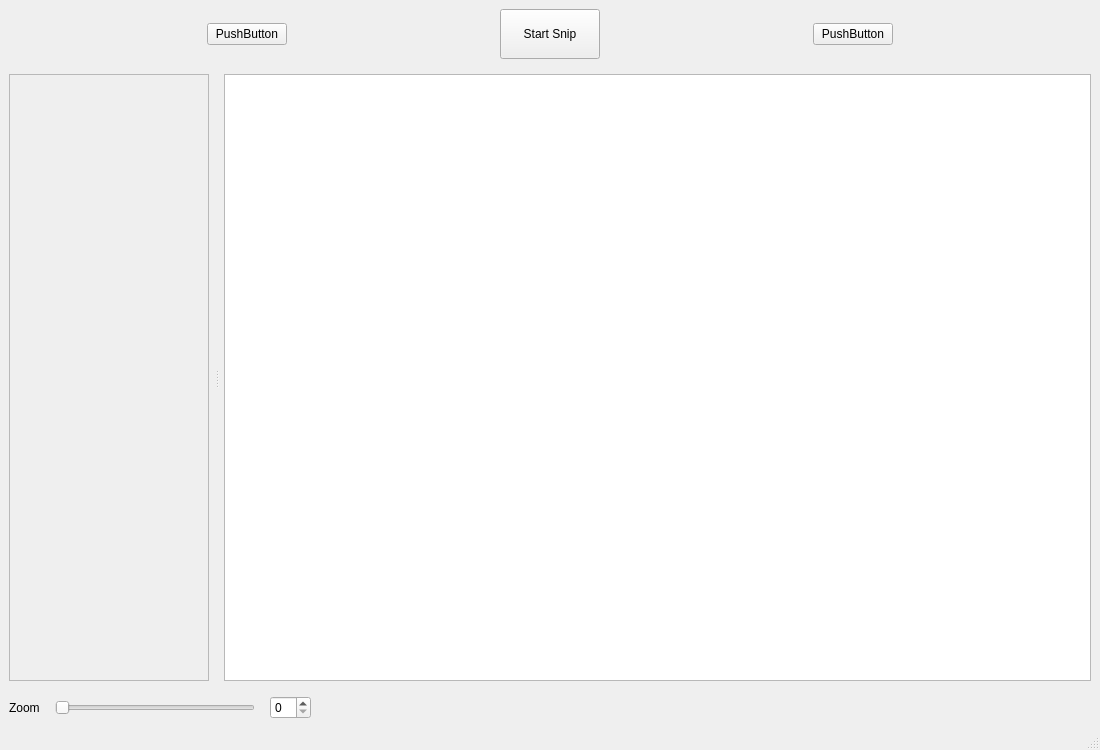
<?xml version="1.0" encoding="UTF-8"?>
<ui version="4.0">
 <class>MainWindow</class>
 <widget class="QMainWindow" name="MainWindow">
  <property name="geometry">
   <rect>
    <x>0</x>
    <y>0</y>
    <width>1100</width>
    <height>750</height>
   </rect>
  </property>
  <property name="minimumSize">
   <size>
    <width>1100</width>
    <height>750</height>
   </size>
  </property>
  <property name="windowTitle">
   <string>MainWindow</string>
  </property>
  <widget class="QWidget" name="centralwidget">
   <layout class="QVBoxLayout" name="verticalLayout_3">
    <item>
     <layout class="QVBoxLayout" name="verticalLayout" stretch="1,8,0">
      <property name="spacing">
       <number>15</number>
      </property>
      <item>
       <layout class="QHBoxLayout" name="horizontalLayout">
        <item>
         <spacer name="horizontalSpacer">
          <property name="orientation">
           <enum>Qt::Horizontal</enum>
          </property>
          <property name="sizeHint" stdset="0">
           <size>
            <width>40</width>
            <height>20</height>
           </size>
          </property>
         </spacer>
        </item>
        <item>
         <widget class="QPushButton" name="pushButton">
          <property name="text">
           <string>PushButton</string>
          </property>
         </widget>
        </item>
        <item>
         <spacer name="horizontalSpacer_3">
          <property name="orientation">
           <enum>Qt::Horizontal</enum>
          </property>
          <property name="sizeHint" stdset="0">
           <size>
            <width>40</width>
            <height>20</height>
           </size>
          </property>
         </spacer>
        </item>
        <item>
         <widget class="QPushButton" name="pushButton_3">
          <property name="minimumSize">
           <size>
            <width>100</width>
            <height>50</height>
           </size>
          </property>
          <property name="text">
           <string>Start Snip</string>
          </property>
          <property name="iconSize">
           <size>
            <width>45</width>
            <height>45</height>
           </size>
          </property>
         </widget>
        </item>
        <item>
         <spacer name="horizontalSpacer_4">
          <property name="orientation">
           <enum>Qt::Horizontal</enum>
          </property>
          <property name="sizeHint" stdset="0">
           <size>
            <width>40</width>
            <height>20</height>
           </size>
          </property>
         </spacer>
        </item>
        <item>
         <widget class="QPushButton" name="pushButton_2">
          <property name="text">
           <string>PushButton</string>
          </property>
         </widget>
        </item>
        <item>
         <spacer name="horizontalSpacer_2">
          <property name="orientation">
           <enum>Qt::Horizontal</enum>
          </property>
          <property name="sizeHint" stdset="0">
           <size>
            <width>40</width>
            <height>20</height>
           </size>
          </property>
         </spacer>
        </item>
       </layout>
      </item>
      <item>
       <widget class="QSplitter" name="splitter">
        <property name="sizePolicy">
         <sizepolicy hsizetype="Expanding" vsizetype="Preferred">
          <horstretch>0</horstretch>
          <verstretch>0</verstretch>
         </sizepolicy>
        </property>
        <property name="minimumSize">
         <size>
          <width>0</width>
          <height>0</height>
         </size>
        </property>
        <property name="maximumSize">
         <size>
          <width>2015</width>
          <height>700</height>
         </size>
        </property>
        <property name="autoFillBackground">
         <bool>true</bool>
        </property>
        <property name="lineWidth">
         <number>4</number>
        </property>
        <property name="orientation">
         <enum>Qt::Horizontal</enum>
        </property>
        <property name="handleWidth">
         <number>15</number>
        </property>
        <property name="childrenCollapsible">
         <bool>true</bool>
        </property>
        <widget class="QScrollArea" name="scrollArea">
         <property name="minimumSize">
          <size>
           <width>200</width>
           <height>300</height>
          </size>
         </property>
         <property name="maximumSize">
          <size>
           <width>1000</width>
           <height>700</height>
          </size>
         </property>
         <property name="widgetResizable">
          <bool>true</bool>
         </property>
         <widget class="QWidget" name="scrollAreaWidgetContents">
          <property name="geometry">
           <rect>
            <x>0</x>
            <y>0</y>
            <width>465</width>
            <height>558</height>
           </rect>
          </property>
          <widget class="QLabel" name="imageLabel">
           <property name="geometry">
            <rect>
             <x>0</x>
             <y>50</y>
             <width>451</width>
             <height>491</height>
            </rect>
           </property>
           <property name="sizePolicy">
            <sizepolicy hsizetype="Preferred" vsizetype="Preferred">
             <horstretch>0</horstretch>
             <verstretch>0</verstretch>
            </sizepolicy>
           </property>
           <property name="text">
            <string/>
           </property>
          </widget>
         </widget>
        </widget>
        <widget class="QTextBrowser" name="textBrowser">
         <property name="minimumSize">
          <size>
           <width>200</width>
           <height>300</height>
          </size>
         </property>
         <property name="maximumSize">
          <size>
           <width>1000</width>
           <height>700</height>
          </size>
         </property>
        </widget>
       </widget>
      </item>
      <item>
       <layout class="QHBoxLayout" name="horizontalLayout_2">
        <item>
         <widget class="QLabel" name="label">
          <property name="text">
           <string>Zoom</string>
          </property>
         </widget>
        </item>
        <item>
         <widget class="QSlider" name="horizontalSlider">
          <property name="maximumSize">
           <size>
            <width>200</width>
            <height>16777215</height>
           </size>
          </property>
          <property name="orientation">
           <enum>Qt::Horizontal</enum>
          </property>
         </widget>
        </item>
        <item>
         <widget class="QSpinBox" name="spinBox"/>
        </item>
        <item>
         <spacer name="horizontalSpacer_5">
          <property name="orientation">
           <enum>Qt::Horizontal</enum>
          </property>
          <property name="sizeHint" stdset="0">
           <size>
            <width>40</width>
            <height>20</height>
           </size>
          </property>
         </spacer>
        </item>
       </layout>
      </item>
     </layout>
    </item>
   </layout>
  </widget>
  <widget class="QMenuBar" name="menubar">
   <property name="geometry">
    <rect>
     <x>0</x>
     <y>0</y>
     <width>1100</width>
     <height>21</height>
    </rect>
   </property>
  </widget>
  <widget class="QStatusBar" name="statusbar"/>
 </widget>
 <resources/>
 <connections/>
</ui>
